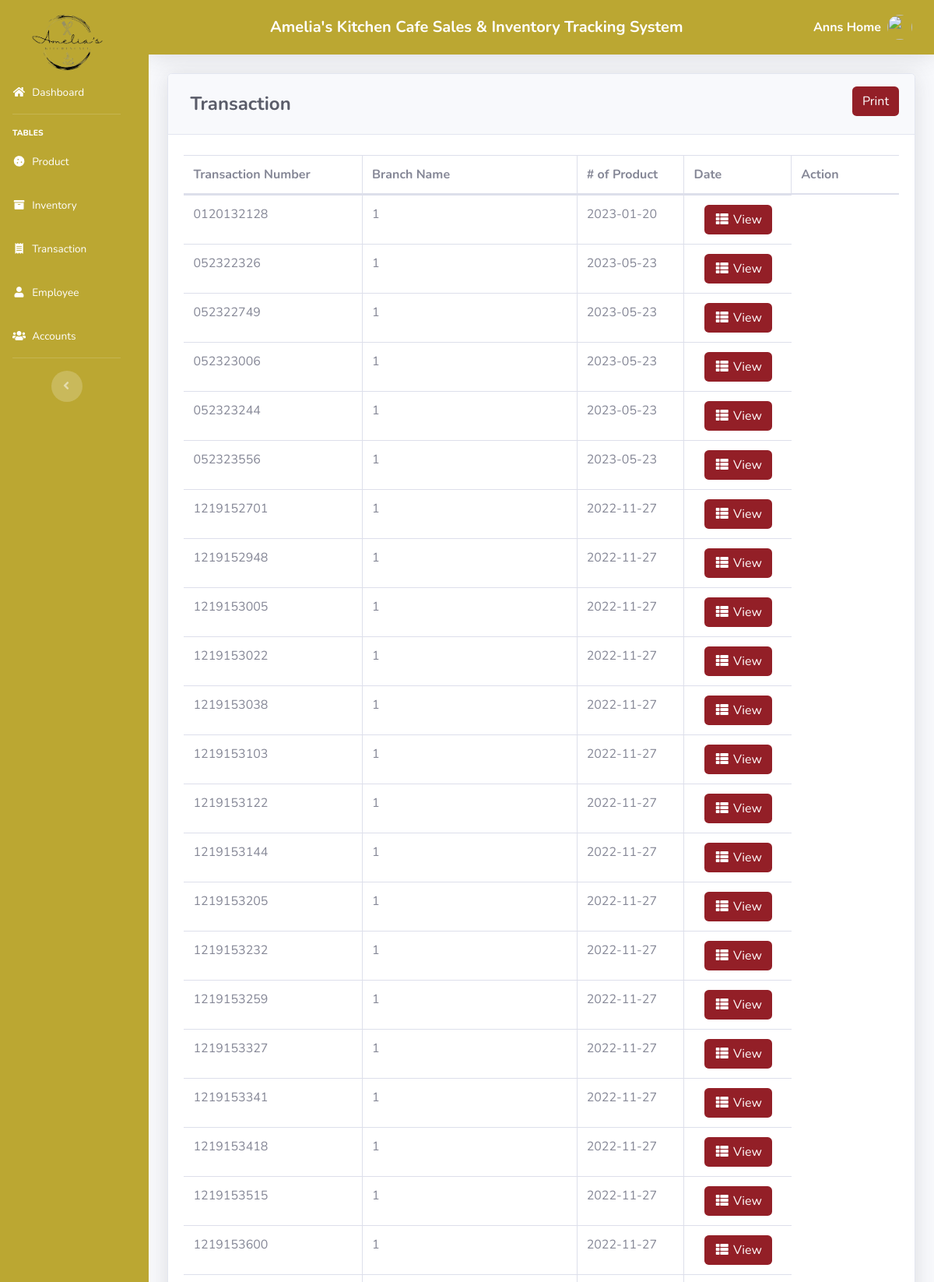
The page /pages/transaction.php (signed in, upper part) on the database its author committed.
### tables this page shows
CREATE TABLE `transaction` (
  `TRANS_ID` int(50) NOT NULL,
  `CUST_ID` int(11) DEFAULT NULL,
  `NUMOFITEMS` varchar(250) NOT NULL,
  `SUBTOTAL` varchar(50) NOT NULL,
  `LESSVAT` varchar(50) NOT NULL,
  `NETVAT` varchar(50) NOT NULL,
  `ADDVAT` varchar(50) NOT NULL,
  `GRANDTOTAL` varchar(250) NOT NULL,
  `CASH` varchar(250) NOT NULL,
  `DATE` varchar(50) NOT NULL,
  `TRANS_D_ID` varchar(250) NOT NULL,
  `T_DATE` date NOT NULL DEFAULT current_timestamp(),
  `BRANCH_ID` int(11) DEFAULT NULL
);

### pages/transaction.php (the view, shortened to what this page needs)
<?php
include '../includes/connection.php';
include '../includes/sidebar.php';
        ?>
<div class="card shadow mb-4" style="height:75vh;overflow-x:auto;">
	<div class="card-header py-3">
		<a href="transac_print.php" target="_blank" class="btn float-right" style="color:white; background-color: hsl(356, 65%, 35%);">Print</a>
		<h4 class="m-2 font-weight-bold text-dark">Transaction</h4>
	</div>
	<div class="card-body">
		<div class="table-responsive">
			<table class="table table-bordered" id="dataTable" width="100%" cellspacing="0">
				<thead>
					<tr>
						<th width="25%">Transaction Number</th>
						<th>Branch Name</th>
						<th width="15%"># of Product</th>
						<th width="15%">Date</th>
						<th width="15%">Action</th>
					</tr>
				</thead>
				<tbody>
					<?php
          $query = 'SELECT *
              FROM transaction t
              ORDER BY TRANS_D_ID ASC';
$result = mysqli_query($db, $query) or die(mysqli_error($db));
while ($row = mysqli_fetch_assoc($result)) {
    echo '<tr>';
    echo '<td>' . $row['TRANS_D_ID'] . '</td>';
    echo '<td>' . $row['NUMOFITEMS'] . '</td>';
    echo '<td>' . $row['DATE'] . '</td>';
    echo '<td align="center">
                              <a type="button" class="btn" style="color:white; background-color: hsl(356, 65%, 35%);"
                              href="trans_view.php?action=edit & id=' . $row['TRANS_ID'] . '">
                              <i class="fas fa-fw fa-th-list"></i> View</a>
                          </td>';
    echo '</tr> ';
}
?>
				</tbody>
			</table>
		</div>
	</div>
</div>
<?php
include '../includes/footer.php';
?>

### rows shown on the page
transaction: TRANS_D_ID "0120132128", NUMOFITEMS "1", DATE "2023-01-20"
transaction: TRANS_D_ID "052322326", NUMOFITEMS "1", DATE "2023-05-23"
transaction: TRANS_D_ID "052322749", NUMOFITEMS "1", DATE "2023-05-23"
transaction: TRANS_D_ID "052323006", NUMOFITEMS "1", DATE "2023-05-23"
transaction: TRANS_D_ID "052323244", NUMOFITEMS "1", DATE "2023-05-23"
transaction: TRANS_D_ID "052323556", NUMOFITEMS "1", DATE "2023-05-23"
transaction: TRANS_D_ID "1219152701", NUMOFITEMS "1", DATE "2022-11-27"
transaction: TRANS_D_ID "1219152948", NUMOFITEMS "1", DATE "2022-11-27"
transaction: TRANS_D_ID "1219153005", NUMOFITEMS "1", DATE "2022-11-27"
transaction: TRANS_D_ID "1219153022", NUMOFITEMS "1", DATE "2022-11-27"
transaction: TRANS_D_ID "1219153038", NUMOFITEMS "1", DATE "2022-11-27"
transaction: TRANS_D_ID "1219153103", NUMOFITEMS "1", DATE "2022-11-27"
transaction: TRANS_D_ID "1219153122", NUMOFITEMS "1", DATE "2022-11-27"
transaction: TRANS_D_ID "1219153144", NUMOFITEMS "1", DATE "2022-11-27"
transaction: TRANS_D_ID "1219153205", NUMOFITEMS "1", DATE "2022-11-27"
transaction: TRANS_D_ID "1219153232", NUMOFITEMS "1", DATE "2022-11-27"
transaction: TRANS_D_ID "1219153259", NUMOFITEMS "1", DATE "2022-11-27"
transaction: TRANS_D_ID "1219153327", NUMOFITEMS "1", DATE "2022-11-27"
transaction: TRANS_D_ID "1219153341", NUMOFITEMS "1", DATE "2022-11-27"
transaction: TRANS_D_ID "1219153418", NUMOFITEMS "1", DATE "2022-11-27"
transaction: TRANS_D_ID "1219153515", NUMOFITEMS "1", DATE "2022-11-27"
transaction: TRANS_D_ID "1219153600", NUMOFITEMS "1", DATE "2022-11-27"

### other values the page prints
$_SESSION['FIRST_NAME'] "Anns"
$_SESSION['LAST_NAME'] "Home"
